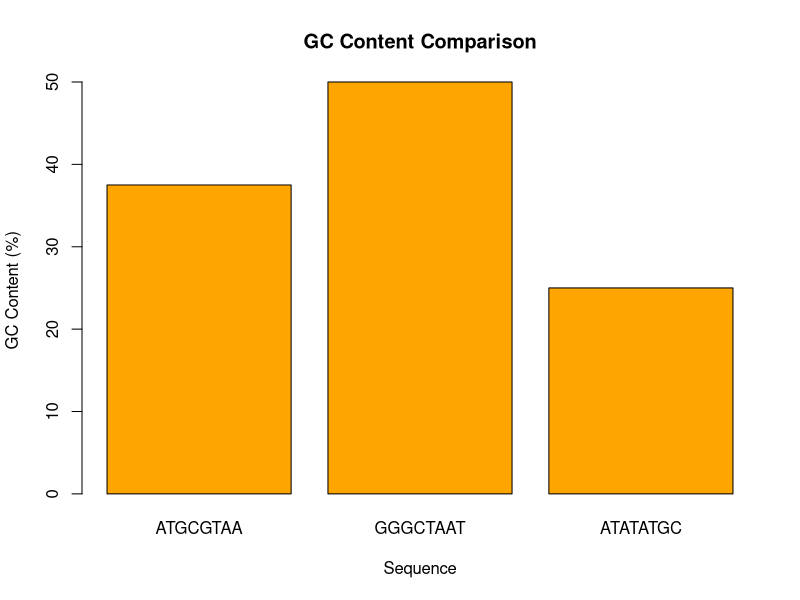

Write the R code that produced this figure.
sequences <- c("ATGCGTAA", "GGGCTAAT", "ATATATGC")

gc_calc <- function(seq) {
  bases <- strsplit(toupper(seq), "")[[1]]
  ((sum(bases == "G") + sum(bases == "C")) / length(bases)) * 100
}

gc_values <- sapply(sequences, gc_calc)

barplot(gc_values,
        col = "orange",
        main = "GC Content Comparison",
        ylab = "GC Content (%)",
        xlab = "Sequence")
